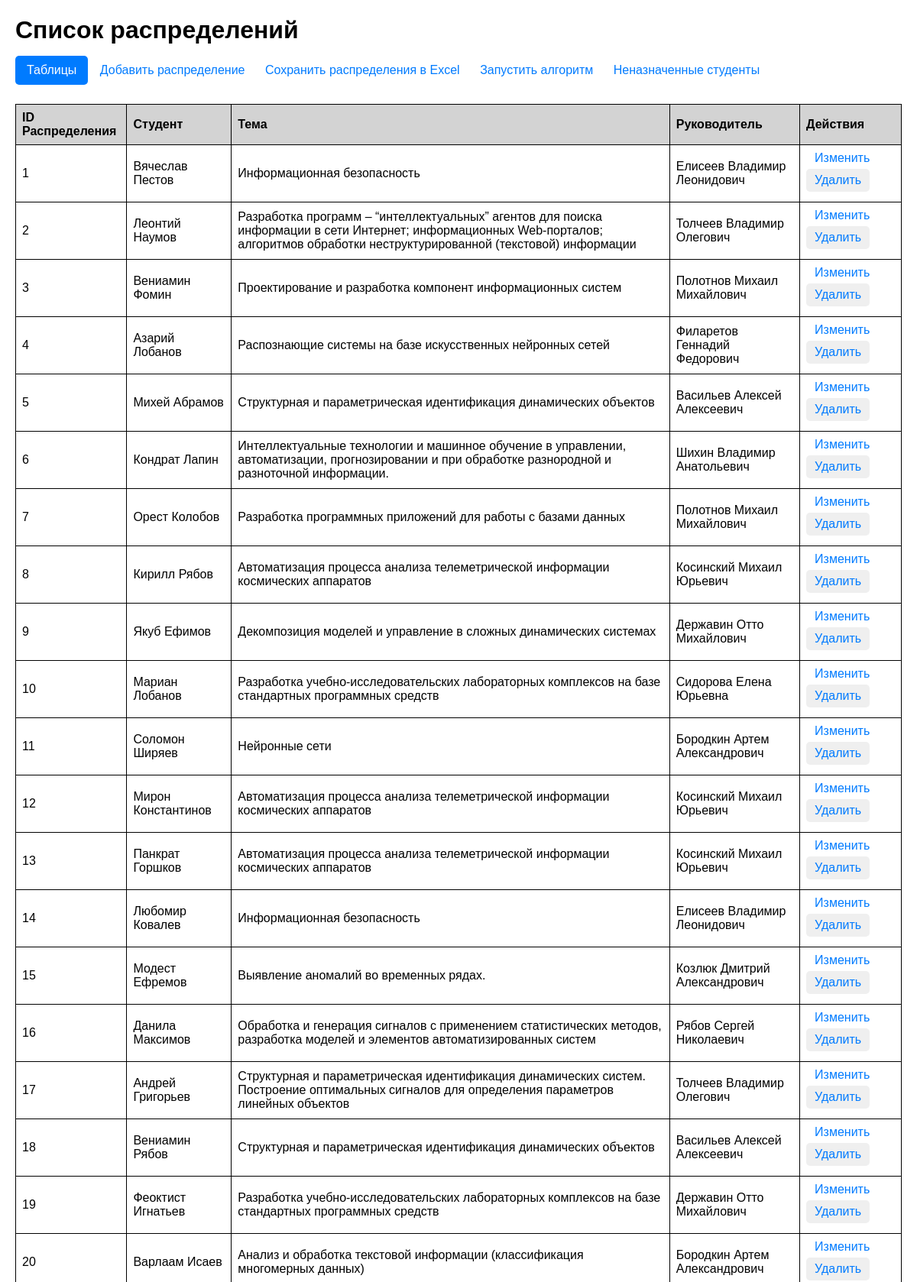
The page / (upper part) on the database its author committed.
### models.py (models this page shows)
class Distribution(Base):
    __tablename__ = 'distributions'
    distribution_id = Column(Integer, primary_key=True)
    student_id = Column(Integer, ForeignKey('students.student_id'), nullable=False)
    theme_id = Column(Integer, ForeignKey('themes.theme_id'), nullable=False)
    adviser_id = Column(Integer, ForeignKey('advisers.adviser_id'), nullable=False)
    interest_level = Column(Integer)
    student = relationship("Student", back_populates="distributions")
    theme = relationship("Theme", back_populates="distributions")
    adviser = relationship("Adviser", back_populates="distributions")

class Student(Base):
    __tablename__ = 'students'
    student_id = Column(Integer, primary_key=True)
    firstname = Column(String, nullable=False)
    lastname = Column(String, nullable=False)
    patronymic = Column(String, nullable=False)
    group_student = Column(String, nullable=False)
    grades = relationship("StudentSubjectGrade", back_populates="student")
    interests = relationship("StudentThemeInterest", back_populates="student")
    distributions = relationship("Distribution", back_populates="student")

class Theme(Base):
    __tablename__ = 'themes'
    theme_id = Column(Integer, primary_key=True)
    theme_name = Column(String, nullable=False)
    subject_importances = relationship("ThemeSubjectImportance", back_populates="theme")
    student_theme_interests = relationship("StudentThemeInterest", back_populates="theme")
    adviser_themes = relationship("AdviserTheme", back_populates="theme")
    distributions = relationship("Distribution", back_populates="theme")

class Adviser(Base):
    __tablename__ = 'advisers'
    adviser_id = Column(Integer, primary_key=True)
    firstname = Column(String, nullable=False)
    lastname = Column(String, nullable=False)
    patronymic = Column(String, nullable=False)
    number_of_places = Column(Integer, nullable=False)
    adviser_themes = relationship("AdviserTheme", back_populates="adviser")
    distributions = relationship("Distribution", back_populates="adviser")

### app.py (the view)
@app.route('/')
def index():
    with Session() as session:
        distributions = (session.query(Distribution).options(
            joinedload(Distribution.student),
            joinedload(Distribution.adviser),
            joinedload(Distribution.theme)).all()
        )
    return render_template('index.html', distributions=distributions)

### templates/index.html (shortened to what this page needs)
<!DOCTYPE html>
<html lang="en">
<head>
</head>
<body>
    <h1>Список распределений</h1>
        {% include 'dropdown_tables.html' %}
    <a href="{{ url_for('add_distribution') }}">Добавить распределение</a>
    <a href="{{ url_for('save') }}"> Сохранить распределения в Excel</a>
    <a href="{{url_for('run_main')}}">Запустить алгоритм</a>
    <a href="{{url_for('unassigned_students')}}">Неназначенные студенты</a>
    <table>
        <tr>
            <th>ID Распределения</th>
            <th>Студент</th>
            <th>Тема</th>
            <th>Руководитель</th>
            <th>Действия</th>
        </tr>
        {% for distribution in distributions %}
        <tr>
            <td>{{ distribution.distribution_id }}</td>
            <td>{{ distribution.student.firstname }} {{ distribution.student.lastname }}</td>
            <td>{{ distribution.theme.theme_name }}</td>
            <td>{{ distribution.adviser.firstname }} {{ distribution.adviser.lastname }} {{ distribution.adviser.patronymic }}</td>
            <td>
                <a href="{{ url_for('update_distribution', distribution_id=distribution.distribution_id) }}">Изменить</a>
                <button onclick="showDeleteConfirmationDistribution({{ distribution.distribution_id }}, '{{ distribution.student_id }}', '{{ distribution.theme_id }}', '{{ distribution.adviser_id }}')">Удалить</button>
            </td>
        </tr>
        {% endfor %}
    </table>
</body>
</html>

### templates/index.html (style rules this page uses)
body { font-family: Arial, sans-serif; margin: 20px; }
table { width: 100%; border-collapse: collapse; margin-top: 20px; }
th, td { border: 1px solid ; padding: 8px; text-align: left; }
th { background-color: lightgray; }
a,button { font-size: 16px; padding: 5px 10px; text-decoration: none; color: #007bff; border: 1px solid transparent; border-radius: 5px; transition: background-color 0.3s; margin-bottom: 5px; margin-top: 5px; }
h1 { margin-bottom: 10px; }

### rows shown on the page
Distribution: distribution_id "1", student.firstname "Вячеслав", student.lastname "Пестов", theme.theme_name "Информационная безопасность", adviser.firstname "Елисеев", adviser.lastname "Владимир", adviser.patronymic "Леонидович"
Distribution: distribution_id "2", student.firstname "Леонтий", student.lastname "Наумов", theme.theme_name "Разработка программ – “интеллектуальных” агентов для поиска информации в сети Интернет; информационных Web-порталов; алгоритмов обработки неструктурированной (текстовой) информации", adviser.firstname "Толчеев", adviser.lastname "Владимир", adviser.patronymic "Олегович"
Distribution: distribution_id "3", student.firstname "Вениамин", student.lastname "Фомин", theme.theme_name "Проектирование и разработка компонент информационных систем", adviser.firstname "Полотнов", adviser.lastname "Михаил", adviser.patronymic "Михайлович"
Distribution: distribution_id "4", student.firstname "Азарий", student.lastname "Лобанов", theme.theme_name "Распознающие системы на базе искусственных нейронных сетей", adviser.firstname "Филаретов", adviser.lastname "Геннадий", adviser.patronymic "Федорович"
Distribution: distribution_id "5", student.firstname "Михей", student.lastname "Абрамов", theme.theme_name "Структурная и параметрическая идентификация динамических объектов", adviser.firstname "Васильев", adviser.lastname "Алексей", adviser.patronymic "Алексеевич"
Distribution: distribution_id "6", student.firstname "Кондрат", student.lastname "Лапин", theme.theme_name "Интеллектуальные технологии и машинное обучение в управлении, автоматизации, прогнозировании и при обработке разнородной и разноточной информации.", adviser.firstname "Шихин", adviser.lastname "Владимир", adviser.patronymic "Анатольевич"
Distribution: distribution_id "7", student.firstname "Орест", student.lastname "Колобов", theme.theme_name "Разработка программных приложений для работы с базами данных", adviser.firstname "Полотнов", adviser.lastname "Михаил", adviser.patronymic "Михайлович"
Distribution: distribution_id "8", student.firstname "Кирилл", student.lastname "Рябов", theme.theme_name "Автоматизация процесса анализа телеметрической информации космических аппаратов", adviser.firstname "Косинский", adviser.lastname "Михаил", adviser.patronymic "Юрьевич"
Distribution: distribution_id "9", student.firstname "Якуб", student.lastname "Ефимов", theme.theme_name "Декомпозиция моделей и управление в сложных динамических системах", adviser.firstname "Державин", adviser.lastname "Отто", adviser.patronymic "Михайлович"
Distribution: distribution_id "10", student.firstname "Мариан", student.lastname "Лобанов", theme.theme_name "Разработка учебно-исследовательских лабораторных комплексов на базе стандартных программных средств", adviser.firstname "Сидорова", adviser.lastname "Елена", adviser.patronymic "Юрьевна"
Distribution: distribution_id "11", student.firstname "Соломон", student.lastname "Ширяев", theme.theme_name "Нейронные сети", adviser.firstname "Бородкин", adviser.lastname "Артем", adviser.patronymic "Александрович"
Distribution: distribution_id "12", student.firstname "Мирон", student.lastname "Константинов", theme.theme_name "Автоматизация процесса анализа телеметрической информации космических аппаратов", adviser.firstname "Косинский", adviser.lastname "Михаил", adviser.patronymic "Юрьевич"
Distribution: distribution_id "13", student.firstname "Панкрат", student.lastname "Горшков", theme.theme_name "Автоматизация процесса анализа телеметрической информации космических аппаратов", adviser.firstname "Косинский", adviser.lastname "Михаил", adviser.patronymic "Юрьевич"
Distribution: distribution_id "14", student.firstname "Любомир", student.lastname "Ковалев", theme.theme_name "Информационная безопасность", adviser.firstname "Елисеев", adviser.lastname "Владимир", adviser.patronymic "Леонидович"
Distribution: distribution_id "15", student.firstname "Модест", student.lastname "Ефремов", theme.theme_name "Выявление аномалий во временных рядах.", adviser.firstname "Козлюк", adviser.lastname "Дмитрий", adviser.patronymic "Александрович"
Distribution: distribution_id "16", student.firstname "Данила", student.lastname "Максимов", theme.theme_name "Обработка и генерация сигналов с применением статистических методов, разработка моделей и элементов автоматизированных систем", adviser.firstname "Рябов", adviser.lastname "Сергей", adviser.patronymic "Николаевич"
Distribution: distribution_id "17", student.firstname "Андрей", student.lastname "Григорьев", theme.theme_name "Структурная и параметрическая идентификация динамических систем. Построение оптимальных сигналов для определения параметров линейных объектов", adviser.firstname "Толчеев", adviser.lastname "Владимир", adviser.patronymic "Олегович"
Distribution: distribution_id "18", student.firstname "Вениамин", student.lastname "Рябов", theme.theme_name "Структурная и параметрическая идентификация динамических объектов", adviser.firstname "Васильев", adviser.lastname "Алексей", adviser.patronymic "Алексеевич"
Distribution: distribution_id "19", student.firstname "Феоктист", student.lastname "Игнатьев", theme.theme_name "Разработка учебно-исследовательских лабораторных комплексов на базе стандартных программных средств", adviser.firstname "Державин", adviser.lastname "Отто", adviser.patronymic "Михайлович"
Distribution: distribution_id "20", student.firstname "Варлаам", student.lastname "Исаев", theme.theme_name "Анализ и обработка текстовой информации (классификация многомерных данных)", adviser.firstname "Бородкин", adviser.lastname "Артем", adviser.patronymic "Александрович"
